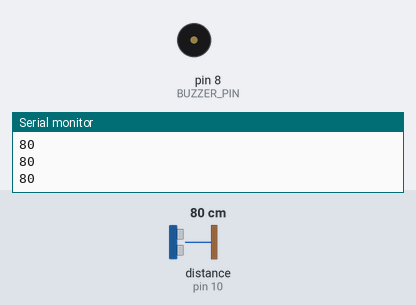
The sketch below on a simulated Arduino Uno, built with avr-gcc and run on an emulated ATmega328P. On the bench: buzzer (waves = sounding), the last lines printed to the serial monitor. Inputs (shaded band) come from the test bench; at power-on: distance to the obstacle (sensor on pin 10) 80 cm. The echo pulse lasts 58.3 µs per cm.

Above: at 1.3 s.
1.4 s: distance to the obstacle (sensor on pin 10) set to 197 cm
4.4 s: distance to the obstacle (sensor on pin 10) set to 205 cm
At 5.4 s:
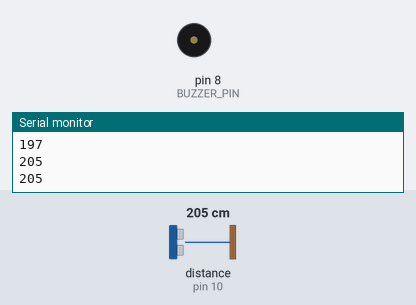
5.9 s: distance to the obstacle (sensor on pin 10) set to 2 cm
At 6.22 s:
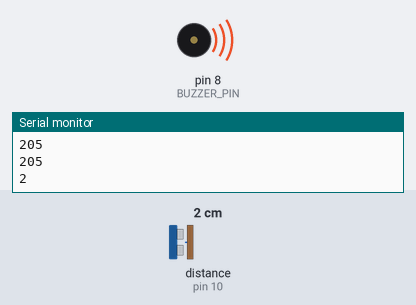
8.9 s: distance to the obstacle (sensor on pin 10) set to 250 cm
At 8.9 s:
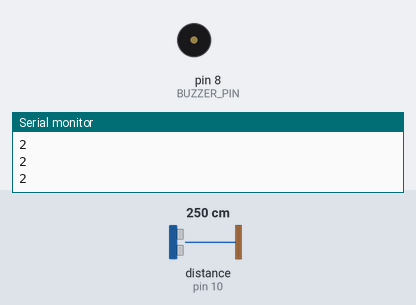
Timing chart, 0 to 11.4 s (numbered marks = the images above; inputs shaded):
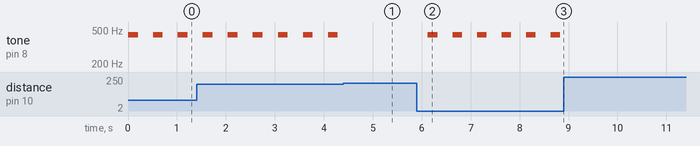

The sketch:

MovementAlarm.ino
```cpp
#include <Ultrasonic.h>

const int TRIG = 9;
const int ECHO = 10;
const int BUZZER_PIN = 8;

const int MAX_RANGE = 200;

Ultrasonic ultrasonic(TRIG, ECHO);

void setup() {
  Serial.begin(9600);
}

void loop() {
  long distance = ultrasonic.read();
  Serial.println(distance);

  if (distance > 0 && distance < MAX_RANGE) {
    tone(BUZZER_PIN, 440, 200);
  }

  delay(500);
}
```

Measured:
- the behaviour switches between 199 and 200 cm on distance to the obstacle (sensor on pin 10) (found by bisection; images 0 and 1)
- after the input at 4.4 s, tone on pin 8 (BUZZER_PIN): stops changing and stays silent
- after the input at 5.9 s, tone on pin 8 (BUZZER_PIN): alternates 440 Hz for 0.20 s and silent for 0.30 s, starting after 0.23 s
- after the input at 8.9 s, tone on pin 8 (BUZZER_PIN): stops changing and stays silent
- by itself, tone on pin 8 (BUZZER_PIN): alternates 440 Hz for 0.20 s and silent for 0.31 s
